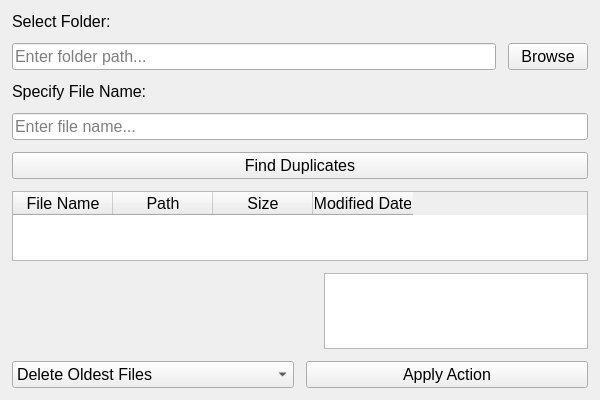
<?xml version="1.0" encoding="UTF-8"?>
<ui version="4.0">
 <class>FindDuplicateFiles</class>
 <widget class="QWidget" name="FindDuplicateFiles">
  <property name="geometry">
   <rect>
    <x>0</x>
    <y>0</y>
    <width>600</width>
    <height>400</height>
   </rect>
  </property>
  <property name="minimumSize">
   <size>
    <width>500</width>
    <height>350</height>
   </size>
  </property>
  <property name="windowTitle">
   <string>Find Duplicate Files</string>
  </property>
  <property name="font">
   <font>
    <pointsize>12</pointsize>
   </font>
  </property>
  <layout class="QVBoxLayout" name="verticalLayout">
   <property name="spacing">
    <number>12</number>
   </property>
   <property name="leftMargin">
    <number>12</number>
   </property>
   <property name="topMargin">
    <number>12</number>
   </property>
   <property name="rightMargin">
    <number>12</number>
   </property>
   <property name="bottomMargin">
    <number>12</number>
   </property>
   <item>
    <widget class="QLabel" name="labelFolder">
     <property name="text">
      <string>Select Folder:</string>
     </property>
     <property name="font">
      <font>
       <pointsize>12</pointsize>
      </font>
     </property>
    </widget>
   </item>
   <item>
    <layout class="QHBoxLayout" name="folderLayout">
     <item>
      <widget class="QLineEdit" name="lineEditFolder">
       <property name="placeholderText">
        <string>Enter folder path...</string>
       </property>
       <property name="font">
        <font>
         <pointsize>12</pointsize>
        </font>
       </property>
      </widget>
     </item>
     <item>
      <widget class="QPushButton" name="buttonBrowseFolder">
       <property name="minimumWidth">
        <number>100</number>
       </property>
       <property name="text">
        <string>Browse</string>
       </property>
       <property name="font">
        <font>
         <pointsize>12</pointsize>
        </font>
       </property>
      </widget>
     </item>
    </layout>
   </item>
   <item>
    <widget class="QLabel" name="labelFile">
     <property name="text">
      <string>Specify File Name:</string>
     </property>
     <property name="font">
      <font>
       <pointsize>12</pointsize>
      </font>
     </property>
    </widget>
   </item>
   <item>
    <widget class="QLineEdit" name="lineEditFile">
     <property name="placeholderText">
      <string>Enter file name...</string>
     </property>
     <property name="font">
      <font>
       <pointsize>12</pointsize>
      </font>
     </property>
    </widget>
   </item>
   <item>
    <widget class="QPushButton" name="buttonFindDuplicates">
     <property name="minimumHeight">
      <number>40</number>
     </property>
     <property name="text">
      <string>Find Duplicates</string>
     </property>
     <property name="font">
      <font>
       <pointsize>12</pointsize>
      </font>
     </property>
    </widget>
   </item>
   <item>
    <spacer name="verticalSpacer">
     <property name="orientation">
      <enum>Qt::Vertical</enum>
     </property>
     <property name="sizeHint" stdset="0">
      <size>
       <width>20</width>
       <height>40</height>
      </size>
     </property>
    </spacer>
   </item>
   <item>
    <widget class="QTableWidget" name="duplicatesTable">
     <property name="selectionMode">
      <enum>QAbstractItemView::SingleSelection</enum>
     </property>
     <column>
      <property name="text">
       <string>File Name</string>
      </property>
     </column>
     <column>
      <property name="text">
       <string>Path</string>
      </property>
     </column>
     <column>
      <property name="text">
       <string>Size</string>
      </property>
     </column>
     <column>
      <property name="text">
       <string>Modified Date</string>
      </property>
     </column>
    </widget>
   </item>
   <item>
    <layout class="QHBoxLayout" name="previewLayout">
     <item>
      <widget class="QLabel" name="previewLabel">
       <property name="minimumSize">
        <size>
         <width>300</width>
         <height>200</height>
        </size>
       </property>
       <property name="text">
        <string>Preview</string>
       </property>
       <property name="alignment">
        <set>Qt::AlignCenter</set>
       </property>
      </widget>
     </item>
     <item>
      <widget class="QTextEdit" name="textPreview">
       <property name="readOnly">
        <bool>true</bool>
       </property>
      </widget>
     </item>
    </layout>
   </item>
   <item>
    <layout class="QHBoxLayout" name="actionLayout">
     <item>
      <widget class="QComboBox" name="deleteStrategyCombo">
       <item>
        <property name="text">
         <string>Delete Oldest Files</string>
        </property>
       </item>
       <item>
        <property name="text">
         <string>Delete Newest Files</string>
        </property>
       </item>
       <item>
        <property name="text">
         <string>Move to Folder</string>
        </property>
       </item>
      </widget>
     </item>
     <item>
      <widget class="QPushButton" name="buttonApplyAction">
       <property name="text">
        <string>Apply Action</string>
       </property>
      </widget>
     </item>
    </layout>
   </item>
  </layout>
 </widget>
 <resources/>
 <connections/>
</ui>
